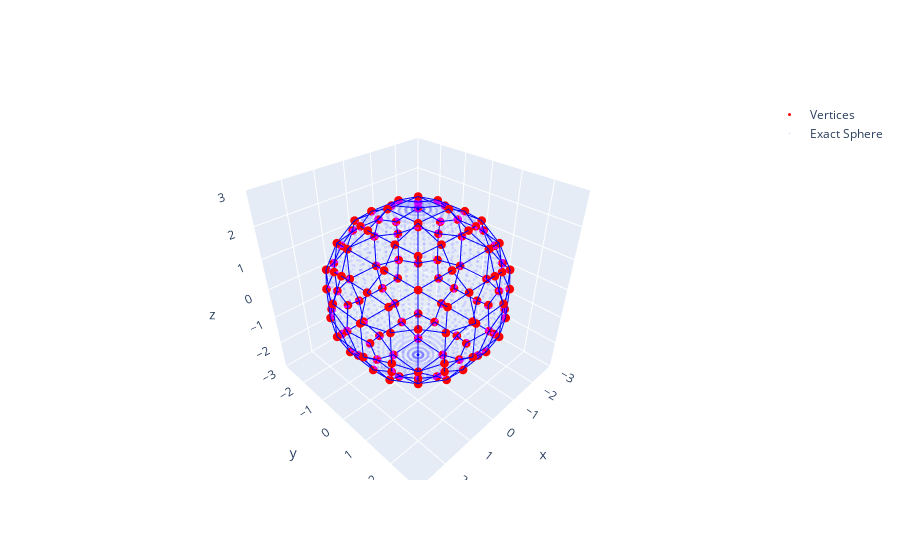

The cell this chart's notebook holds for it:
### Code cell
import numpy as np
import plotly.graph_objects as go

# Sphere equation: x² + y² + z² = 2.5²
RADIUS = 2.5

# Grid parameters
GRID_MIN = -3
GRID_MAX = 3
CELL_SIZE = 1

# --------------------------------------------------
# Step 1: Compute exact edge intersections and normals
# --------------------------------------------------
def compute_exact_intersections_3d():
    cells = {}
    x_edges = np.arange(GRID_MIN, GRID_MAX + CELL_SIZE, CELL_SIZE)
    y_edges = np.arange(GRID_MIN, GRID_MAX + CELL_SIZE, CELL_SIZE)
    z_edges = np.arange(GRID_MIN, GRID_MAX + CELL_SIZE, CELL_SIZE)

    for i in range(len(x_edges)-1):
        for j in range(len(y_edges)-1):
            for k in range(len(z_edges)-1):
                cell_x_min, cell_x_max = x_edges[i], x_edges[i+1]
                cell_y_min, cell_y_max = y_edges[j], y_edges[j+1]
                cell_z_min, cell_z_max = z_edges[k], z_edges[k+1]
                intersections = []
                normals = []

                # Check all 12 edges of the cell
                # Edge along x-axis (fixed y, z)
                for y in [cell_y_min, cell_y_max]:
                    for z in [cell_z_min, cell_z_max]:
                        x_vals = np.sqrt(RADIUS**2 - y**2 - z**2 + 1e-8)  # Avoid sqrt(negative)
                        x_vals = np.real(x_vals)  # Ignore complex results
                        for x in [x_vals, -x_vals]:
                            if cell_x_min <= x <= cell_x_max:
                                intersections.append((x, y, z))
                                normals.append((x, y, z))

                # Edge along y-axis (fixed x, z)
                for x in [cell_x_min, cell_x_max]:
                    for z in [cell_z_min, cell_z_max]:
                        y_vals = np.sqrt(RADIUS**2 - x**2 - z**2 + 1e-8)
                        y_vals = np.real(y_vals)
                        for y in [y_vals, -y_vals]:
                            if cell_y_min <= y <= cell_y_max:
                                intersections.append((x, y, z))
                                normals.append((x, y, z))

                # Edge along z-axis (fixed x, y)
                for x in [cell_x_min, cell_x_max]:
                    for y in [cell_y_min, cell_y_max]:
                        z_vals = np.sqrt(RADIUS**2 - x**2 - y**2 + 1e-8)
                        z_vals = np.real(z_vals)
                        for z in [z_vals, -z_vals]:
                            if cell_z_min <= z <= cell_z_max:
                                intersections.append((x, y, z))
                                normals.append((x, y, z))

                # Normalize normals
                normals = [np.array(n) / np.linalg.norm(n) for n in normals]
                cells[(i, j, k)] = {'intersections': intersections, 'normals': normals}
    
    return cells

# --------------------------------------------------
# Step 2: Solve least squares for vertex positions
# --------------------------------------------------
def compute_vertices_3d(cells):
    vertices = {}
    for (i, j, k), data in cells.items():
        if len(data['intersections']) == 0:
            continue
        
        # Build A and b for least squares
        A = np.zeros((3, 3))
        b = np.zeros(3)
        
        for (x, y, z), n in zip(data['intersections'], data['normals']):
            nx, ny, nz = n
            A += np.outer([nx, ny, nz], [nx, ny, nz])
            scalar = nx * x + ny * y + nz * z
            b += scalar * np.array([nx, ny, nz])
        
        # Regularize if singular
        epsilon = 1e-8
        A += epsilon * np.eye(3)
        
        try:
            v = np.linalg.solve(A, b)
            vertices[(i, j, k)] = v
        except np.linalg.LinAlgError:
            pass
    
    return vertices

# --------------------------------------------------
# Step 3: Resolve connectivity (edges between adjacent cells)
# --------------------------------------------------
def compute_edges_3d(vertices):
    edges = []
    for (i, j, k) in vertices:
        # Check neighbors in x, y, z directions
        for di, dj, dk in [(1, 0, 0), (0, 1, 0), (0, 0, 1)]:
            neighbor_key = (i + di, j + dj, k + dk)
            if neighbor_key in vertices:
                edges.append([vertices[(i, j, k)], vertices[neighbor_key]])
    return edges

# --------------------------------------------------
# Execute pipeline
# --------------------------------------------------
cells = compute_exact_intersections_3d()
vertices = compute_vertices_3d(cells)
edges = compute_edges_3d(vertices)

# --------------------------------------------------
# Plotting with Plotly
# --------------------------------------------------
fig = go.Figure()

# Plot vertices
if vertices:
    vx, vy, vz = zip(*vertices.values())
    fig.add_trace(go.Scatter3d(
        x=vx, y=vy, z=vz,
        mode='markers',
        marker=dict(size=3, color='red'),
        name='Vertices'
    ))

# Plot edges
if edges:
    for edge in edges:
        x, y, z = zip(*edge)
        fig.add_trace(go.Scatter3d(
            x=x, y=y, z=z,
            mode='lines',
            line=dict(color='blue', width=2),
            showlegend=False
        ))

# Plot exact sphere for comparison
theta = np.linspace(0, 2*np.pi, 50)
phi = np.linspace(0, np.pi, 50)
x_sphere = RADIUS * np.outer(np.cos(theta), np.sin(phi)).flatten()
y_sphere = RADIUS * np.outer(np.sin(theta), np.sin(phi)).flatten()
z_sphere = RADIUS * np.outer(np.ones(50), np.cos(phi)).flatten()

fig.add_trace(go.Scatter3d(
    x=x_sphere, y=y_sphere, z=z_sphere,
    mode='markers',
    marker=dict(size=1, color='rgba(0, 0, 255, 0.1)'),
    name='Exact Sphere'
))

fig.update_layout(
    scene=dict(
        xaxis=dict(range=[GRID_MIN, GRID_MAX]),
        yaxis=dict(range=[GRID_MIN, GRID_MAX]),
        zaxis=dict(range=[GRID_MIN, GRID_MAX]),
        aspectmode='cube'
    ),
    # title='Dual Contouring for Sphere (Radius = 2.5)'
)

fig.show()
